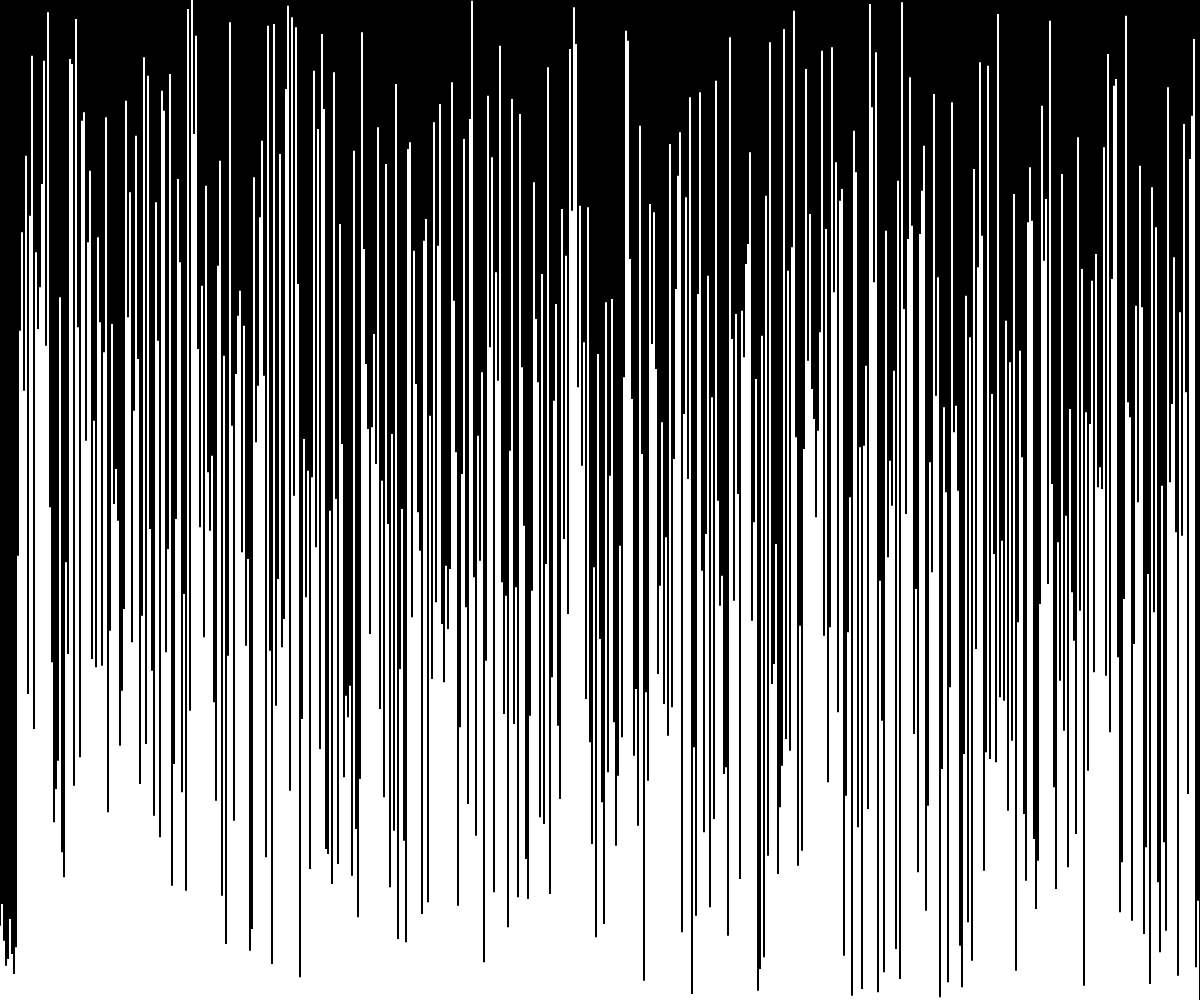
Frame 1 (no input)
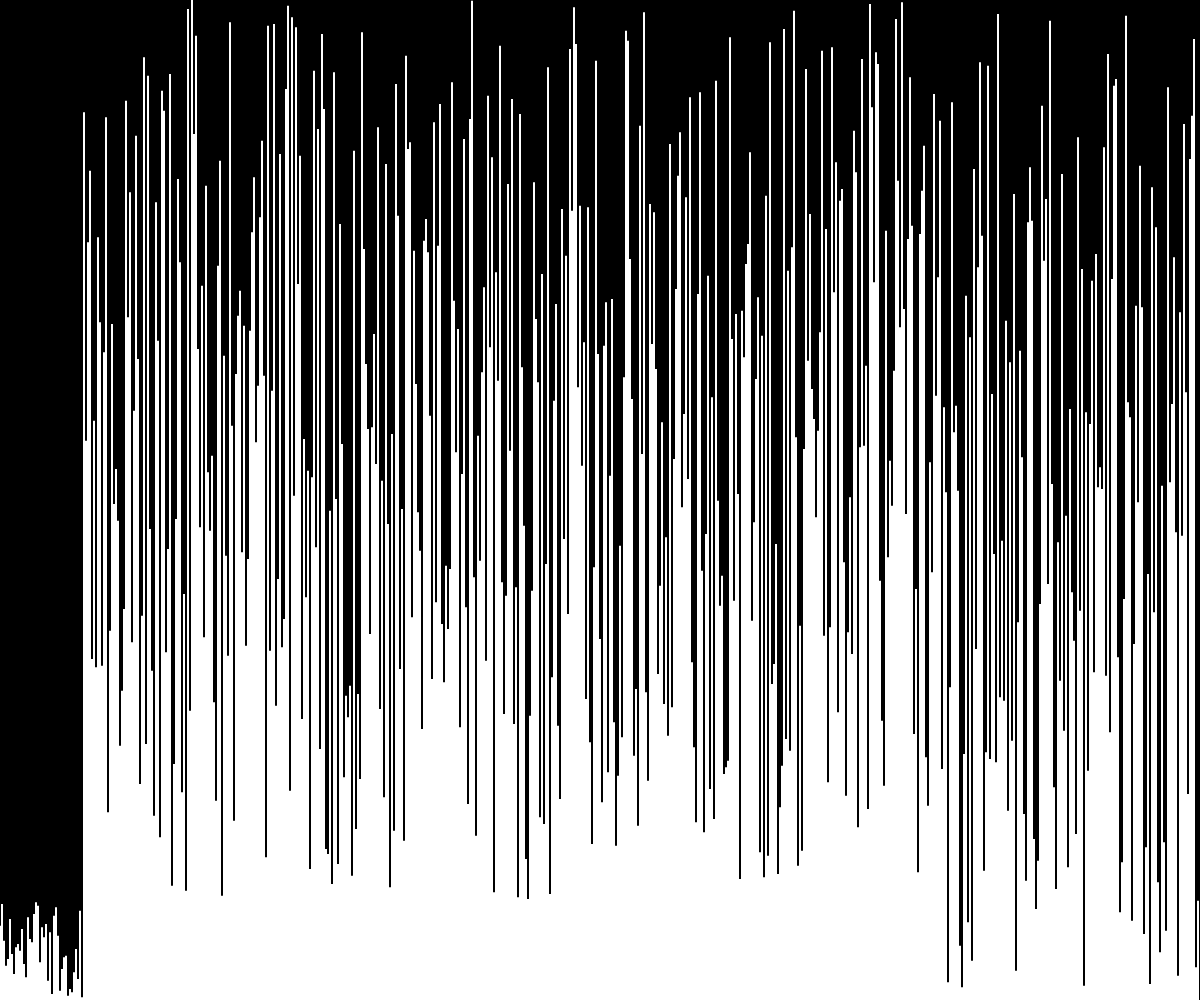
Frame 2 (the mouse pressed at the canvas centre, redrawn once)

The p5.js sketch that drew these frames (run headless with seeded random() and noise() and a simulated clock; the mouse was pressed at the canvas centre and the sketch redrawn once):

// p5.js sketch
// ── sketch.js
let values = [];
let pivots = [];



p5.disableFreiendlyErrors = true;

function create_array(len){
    let l = [];
    for (var x=len;x>=1;x--){
      l.push(x);
      pivots[x] = -1;
    }

    for (let i = l.length - 1; i > 0; i--) {
        const j = Math.floor(Math.random() * (i + 1));
        [l[i], l[j]] = [l[j], l[i]];
      }

    return l;
}



function setup() {
  createCanvas(window.innerWidth, window.innerHeight);
  values = create_array(600); //You can mess with this parameter!
  background(0);
  draw_array(values);

}

function draw(){
  quick_sort(values, 0, values.length-1);
  noLoop();

}

async function swap(i, j){
  await sleep(0);
  var temp = values[i];
  values[i] = values[j];
  values[j] = temp;


}

async function quick_sort(arr, low, high){
  if (low < high){
    draw_array(values);
    var q = await quick(values, low, high);

    await new Promise.all([quick_sort(values, low, q-1), quick_sort(values, q+1, high)]);



  }
  draw_array(values);
}

async function quick(arr, low, high){

  var i = low-1;
  var pivot = values[high];
  pivots[pivot] = 0;

  for (var j=low;j<high;j++){
    if (values[j] <= pivot){
      i++;
      await swap(i, j);
      draw_array(values);
      pivots[pivot] = -1;
    }


  }
  await swap(i+1, high);
  draw_array(values);
  pivots[pivot] = -1;
  return i+1;
}


function sleep(ms){
  return new Promise(resolve => setTimeout(resolve, ms));
}


function draw_array(arr){
  background(0);
  var skipper = width/arr.length;
  var multiplier = height / arr.length;
  var x = 0;

  stroke(255);

  strokeWeight(skipper);

  strokeCap(PROJECT);
  for (var i=0;i<arr.length;i++){
    if (pivots[i] == 0){
      stroke(255, 0, 0);
    }

    else{
      stroke(255, 255, 255);
    }

    line(x, height, x, height-arr[i]*multiplier);
    x+=skipper;
  }
}
